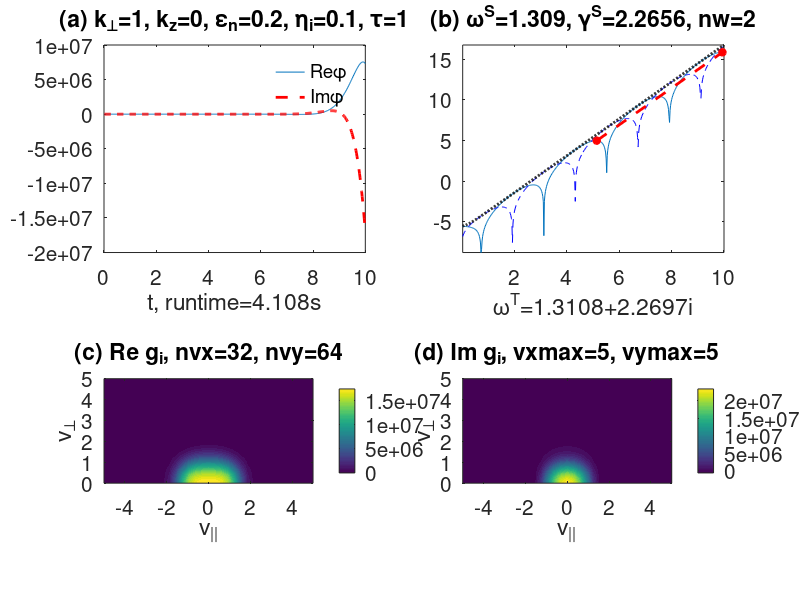

MATLAB code for this plot:
% Hua-sheng XIE, huashengxie@gmail.com, FSC-ZJU, 2016-04-29 16:37
% IVP to solve local kinetic entropy mode dispersion relation, 
% d_t g(v_par,v_perp)
% Benchmark with Ricci2006PoP Fig.4
% 16-05-10 23:34
% 16-10-10 15:37 Redo the normalization, omega -> vti/R, k -> k*rhoi
% 17:15 also fixed a bug in RK4
% 18:40 Test OK for Ricci06 Fig.4, k=0.9
% 16-10-11 16:22 fixed another bug in RK4, gi,ge should be gitmp,getmp
% in 2-4 steps
% 16-10-18 17:06 add kpara and collision

close all;clear;clc;

irun=0;
nt=500;%时间步数
runtimea=cputime;%记录当前 CPU 时间，用于后续计算代码运行时间

close all;
if(irun==0)
	data =[0.1,     0.1277+2.8258i;
           0.2,     0.2487+2.8211i;
           0.5,     0.6369+2.6664i;
           1.0,     1.3108+2.2697i;
           1.5,     2.1182+1.9633i;
           2.0,     3.1047+1.9143i];
	id=4;
	ky=data(id,1); % k_perp
	wr=real(data(id,2));
    wi=imag(data(id,2));%选择第4组数据(ky=1.0)作为初始参数

	runtime=cputime;

	tau=1.0;%T0e/T0i
	epsn=0.2;%L_n/R，归一化梯度参数
	kapn=1/epsn; % R/L_n，归一化密度梯度标长
	kapt=0.1*kapn; % R/L_T，归一化温度梯度标长
	eta=kapt/kapn;%梯度比

	kz=0.0; % k_z*R，k||*R
	mi=1836.0; % mi/me

    wdi=ky; % *v_ti/R
    wde=-wdi*tau;
    ki=ky;
    ke=-ky*sqrt(tau/mi);
    kzi=kz;
    kze=kz*sqrt(tau*mi);

    %besseli(0,ki^2,1)计算的是exp(-ki^2)*besseli(0,ki^2)即0阶第一类修正贝塞尔函数在ki^2处的值乘以exp(-ki^2)
    Gamma0i=besseli(0,ki^2,1);
    Gamma0e=besseli(0,ke^2,1);
    G0coef=1.0/((1.0-Gamma0i)+(1.0-Gamma0e)/tau)/sqrt(2.0*pi);%电势前面的系数

    %设置速度空间网格点数和时间步长，定义速度范围(vx, vy)和网格间距
    nvx=1*32/1; nvy=1*64/1; dt=0.02/1; % parameters
    vxmax=5.0; vxmin=-vxmax; vymax=5.0; vymin=0.0;
    %vxmax=3.0; vxmin=-vxmax; vymax=3.0; vymin=0.0;
    % vymax=5.0; vymin=-vymax;

    dvx=(vxmax-vxmin)/nvx;
    dvy=(vymax-vymin)/nvy;
    % fperp=0.1;

    Vx=vxmin:dvx:vxmax; Vy=vymin:dvy:vymax; 
    [vx,vy]=meshgrid(Vx,Vy); % vx and vy grids


    wDiv=wdi*(vx.^2+vy.^2/2)+kzi*vx; % 离子磁漂频率+k||*v||
    wTiv=wdi*(kapn+(0.5*(vx.^2+vy.^2)-1.5)*kapt); % 离子温度梯度频率
    wDev=wde*(vx.^2+vy.^2/2)+kze*vx; % 电子磁漂频率+k||*v||
    wTev=wde*(kapn+(0.5*(vx.^2+vy.^2)-1.5)*kapt); % 电子温度梯度频率
    
    F0=exp(-0.5*(vx.^2+vy.^2)); % 初始Maxwell分布
    % F0=2/sqrt(pi)*vy.*exp(-0.5*(vx.^2+vy.^2).^2); % initial distribution
    gi=0.001.*F0;                % 离子扰动初始值
    ge=0.001.*F0;                % 电子扰动初始值
    
    phi=0.1;                     % 初始电势
    %phit=zeros(nt,1);
    rk=1;                        % 使用RK4方法标志

    nta=1; ntb=nt;
else
    nta=it+1; ntb=nta+nt-1;
end

figure('Unit','Normalized','position',...
    [0.02 0.1 0.6 0.4],'DefaultAxesFontSize',15);

for it=nta:ntb
    if(rk==0)%简单欧拉法
        % boundary in V space g must be null
        %g(:,1)=0; g(:,nvy+1)=0; g(1,:)=0; g(nvx+1,:)=0;

        phi=G0coef*sum(sum((gi+ge/tau).*vy))*dvx*dvy;
        gi=gi-1i*(wDiv.*gi+(wDiv-wTiv)*phi.*(...
            besselj(0,ki*vy)).^2.*F0)*dt;
        ge=ge-1i*(wDev.*ge+(wDev-wTev)*phi.*(...
            besselj(0,ke*vy)).^2.*F0)*dt;
    else
        % RK-4, 1st step
        dgi1=-1i*(wDiv.*gi+(wDiv-wTiv)*phi.*(...
            besselj(0,ki*vy)).^2.*F0);
        dge1=-1i*(wDev.*ge+(wDev-wTev)*phi.*(...
            besselj(0,ke*vy)).^2.*F0);
        % RK-4, 2nd step
        gitmp=gi+0.5*dt*dgi1;
        getmp=ge+0.5*dt*dge1;
        phitmp=G0coef*sum(sum((gitmp+getmp/tau).*vy))*dvx*dvy;
        %dgi2=-1i*(wDiv.*gi+(wDiv-wTiv)*phitmp.*(... % wrong, 16-10-11 16:27
        %besselj(0,ki*vy)).^2.*F0);
        dgi2=-1i*(wDiv.*gitmp+(wDiv-wTiv)*phitmp.*(...
            besselj(0,ki*vy)).^2.*F0);
        dge2=-1i*(wDev.*getmp+(wDev-wTev)*phitmp.*(...
            besselj(0,ke*vy)).^2.*F0);
        % RK-4, 3rd step
        gitmp=gi+0.5*dt*dgi2;
        getmp=ge+0.5*dt*dge2;
        phitmp=G0coef*sum(sum((gitmp+getmp/tau).*vy))*dvx*dvy;
        dgi3=-1i*(wDiv.*gitmp+(wDiv-wTiv)*phitmp.*(...
            besselj(0,ki*vy)).^2.*F0);
        dge3=-1i*(wDev.*getmp+(wDev-wTev)*phitmp.*(...
            besselj(0,ke*vy)).^2.*F0);
        % RK-4, 4th step
        %gitmp=gi+0.5*dt*dgi3; % wrong, 16-10-10 17:15
        %getmp=ge+0.5*dt*dge3;
        gitmp=gi+dt*dgi3;
        getmp=ge+dt*dge3;
        phitmp=G0coef*sum(sum((gitmp+getmp/tau).*vy))*dvx*dvy;
        dgi4=-1i*(wDiv.*gitmp+(wDiv-wTiv)*phitmp.*(...
            besselj(0,ki*vy)).^2.*F0);
        dge4=-1i*(wDev.*getmp+(wDev-wTev)*phitmp.*(...
            besselj(0,ke*vy)).^2.*F0);
        % RK-4, push
        gi=gi+dt./6.0.*(dgi1+2.0*dgi2+2.0*dgi3+dgi4);
        ge=ge+dt./6.0.*(dge1+2.0*dge2+2.0*dge3+dge4);

        phi=G0coef*sum(sum((gi+ge/tau).*vy))*dvx*dvy;
    end
    phit(it)=phi;%记录电势
    
%     if(mod(it,10)==9)
%         subplot(121);
%         plot((1:it)*dt,real(phit),(1:it)*dt,imag(phit),'r--','LineWidth',2); box on;
%         xlabel('t'); legend('Re\phi','Im\phi'); legend('boxoff');
% %         xlim([0,it*dt]);
%         title(['\phi, it=',num2str(it),'/',num2str(ntb)]);
%         subplot(122);
%         plot((1:it)*dt,log(real((phit))),'LineWidth',2); box on;
%         xlabel('t'); ylabel('log(phit)');
% 
%         drawnow;
%     end
end
runtime=runtime+cputime-runtimea;

%%
close all;
h = figure('Unit','Normalized','position',...
    [0.02 0.13 0.6 0.7],'DefaultAxesFontSize',15);

t=(1:ntb)*dt;

%电势演化过程
subplot(221);
plot(t,real(phit),t,imag(phit),'r--','LineWidth',2); box on;
xlabel(['t',', runtime=',num2str(runtime,4),'s']); 
legend('Re\phi','Im\phi'); legend('boxoff');
title(['(a) k_\perp=',num2str(ky),', k_z=',num2str(kz),...
    ', \epsilon_n=',num2str(epsn),', \eta_i=',num2str(eta),...
    ', \tau=',num2str(tau)]);

% 计算增长率
% Find the corresponding indexes of the extreme max values
% lndE=log(sqrt(real((phit(1:nt))))); % EEf=E^2=[exp(gam*t)]^2=exp(2*gam*t)
lndE=log(real((phit(1:ntb))));
lndEi=log(imag((phit(1:ntb))));
lndEa=log(abs((phit(1:ntb))));
it0=floor(ntb*5.8/20); it1=floor(ntb*19.9/20);
yy=lndE(it0:it1);
subplot(222);
plot(t,lndE,t,lndEi,'b--',t,lndEa,'k:','LineWidth',2); box on;
hold on; axis tight;
withpeak=1;
if(withpeak==1)
    extrMaxIndex = find(diff(sign(diff(yy)))==-2)+1;
    t1=t(it0+extrMaxIndex(1));t2=t(it0+extrMaxIndex(end));
    y1=yy(extrMaxIndex(1));y2=yy(extrMaxIndex(end));
    nw=length(extrMaxIndex)-1;
    omega=pi/((t2-t1)/nw);
else
    t1=t(it0);t2=t(it1);
    y1=yy(1);y2=yy(end);
    nw=0;
    omega=0;
end
plot([t1,t2],[y1,y2],'r*--','LineWidth',2);
gammas=(real(y2)-real(y1))/(t2-t1);
title(['(b) \omega^S=',num2str(omega),', \gamma^S=',num2str(gammas),...
    ', nw=',num2str(nw)]);
xlabel(['\omega^T=',num2str(wr+1i*wi)]);

%绘制gi的实部
subplot(223);
% pcolor(vx,vy,real(g)); shading interp; %log(abs(real(g)))
contourf(vx,vy,real(gi),30,'LineStyle','none'); colorbar;
axis equal;
xlabel('v_{||}'); ylabel('v_\perp'); 
title(['(c) Re g_i, nvx=',num2str(nvx),', nvy=',num2str(nvy)]);

subplot(224);
% pcolor(vx,vy,imag(g)); shading interp;
contourf(vx,vy,imag(gi),30,'LineStyle','none'); colorbar;
axis equal;
xlabel('v_{||}'); ylabel('v_\perp'); 
title(['(d) Im g_i, vxmax=',num2str(vxmax),', vymax=',num2str(vymax)]);

str=['mgk0d_ivp_ky=',num2str(ky),...
    ',epsn=',num2str(epsn),',eta=',num2str(eta),...
    ',tau=',num2str(tau),',kz=',num2str(kz),',vxmax=',num2str(vxmax),...
    ',vymax=',num2str(vymax),',nvx=',num2str(nvx),...
    ',nvy=',num2str(nvy),',dt=',num2str(dt)];
%print(gcf,'-dpng',[str,'.png']);
%set(gcf,'PaperUnits','inches','PaperPosition',[0 0 8 6.0]);
%print(gcf,'-dpng',[str,'.png'],'-r100');
% set(gcf,'PaperUnits','inches','PaperPosition',[0 0 7.5 5.0]);
% print(gcf,'-dpdf',[str,'.pdf'],'-r100');
